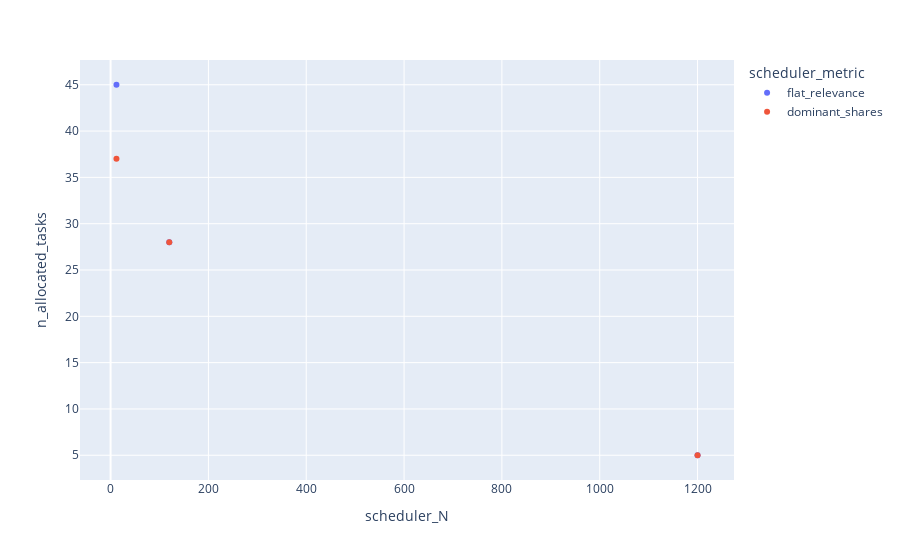

This figure's notebook cell:
### Markdown cell above
### Multiblock DPF Killer example

### Code cell
logs = LOGS_PATH.joinpath("ray/run_and_report_2021-10-04_00-20-36")
df = load_ray_experiment(logs)
q1 = df.sort_values(["scheduler_N"])
px.scatter(q1, x="scheduler_N", y="n_allocated_tasks", color="scheduler_metric")

### Figure 1 — Plotly figure (JSON) as saved in the notebook; plotly's stock layout.template omitted (floating-point values rounded to 4 significant figures)
{"data": [{"hovertemplate": "scheduler_metric=flat_relevance<br>scheduler_N=%{x}<br>n_allocated_tasks=%{y}<extra></extra>", "legendgroup": "flat_relevance", "marker": {"color": "#636efa", "symbol": "circle"}, "mode": "markers", "name": "flat_relevance", "orientation": "v", "showlegend": true, "type": "scatter", "x": [12, 120, 1200], "xaxis": "x", "y": [45, 28, 5], "yaxis": "y"}, {"hovertemplate": "scheduler_metric=dominant_shares<br>scheduler_N=%{x}<br>n_allocated_tasks=%{y}<extra></extra>", "legendgroup": "dominant_shares", "marker": {"color": "#EF553B", "symbol": "circle"}, "mode": "markers", "name": "dominant_shares", "orientation": "v", "showlegend": true, "type": "scatter", "x": [12, 120, 1200], "xaxis": "x", "y": [37, 28, 5], "yaxis": "y"}], "layout": {"legend": {"title": {"text": "scheduler_metric"}, "tracegroupgap": 0}, "margin": {"t": 60}, "xaxis": {"anchor": "y", "domain": [0, 1], "title": {"text": "scheduler_N"}}, "yaxis": {"anchor": "x", "domain": [0, 1], "title": {"text": "n_allocated_tasks"}}}}
